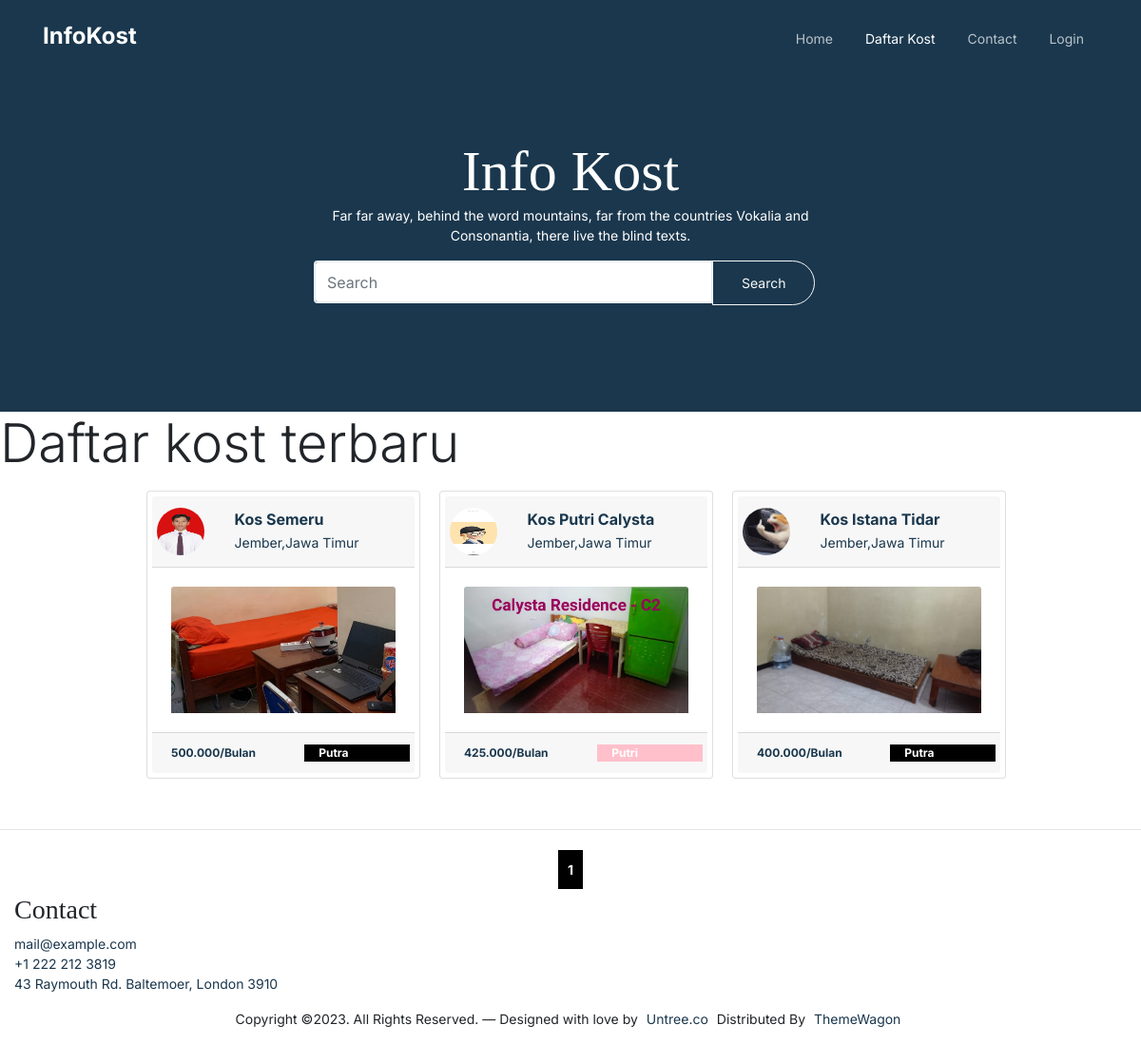
Page /daftarkos.php on the earlier database version.
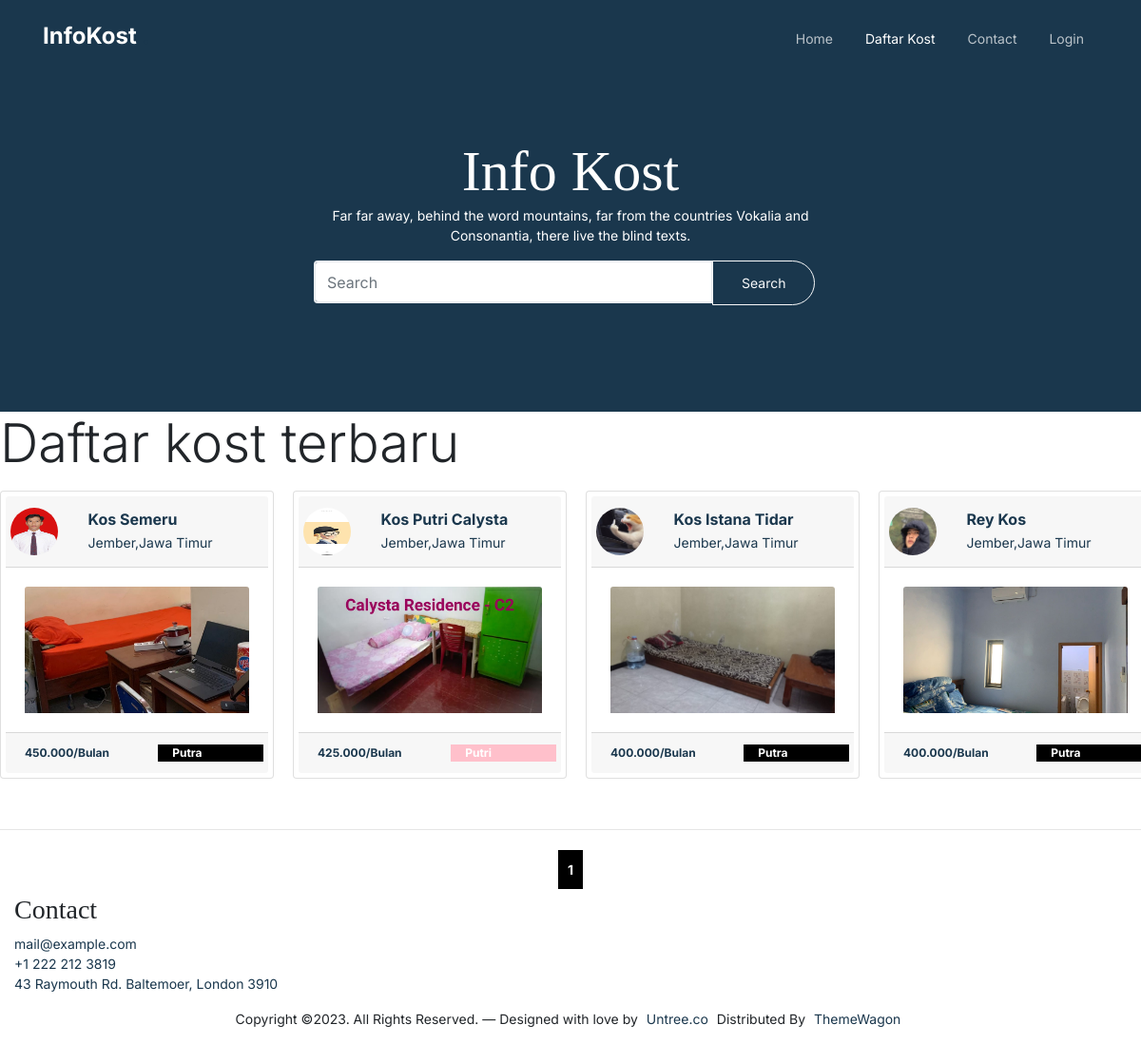
Same page on the later database version.
### tables this page shows
CREATE TABLE `kost` (
  `id_kost` int(11) NOT NULL,
  `nama_kost` varchar(255) NOT NULL,
  `tipe_kost` varchar(255) NOT NULL,
  `jenis_kost` varchar(255) NOT NULL,
  `jumlah_kamar` int(11) NOT NULL,
  `tanggal_tagih` date NOT NULL,
  `nama_pemilik` text NOT NULL,
  `nama_bank` text NOT NULL,
  `no_rekening` int(11) NOT NULL,
  `foto_bangunan_utama` varchar(255) NOT NULL,
  `foto_kamar` varchar(255) NOT NULL,
  `foto_kamar_mandi` varchar(255) NOT NULL,
  `foto_interior` varchar(255) NOT NULL,
  `provinsi` varchar(25) NOT NULL,
  `kota` varchar(25) NOT NULL,
  `kecamatan` varchar(25) NOT NULL,
  `kelurahan` varchar(25) NOT NULL,
  `alamat` varchar(255) NOT NULL,
  `harga_sewa` int(11) NOT NULL,
  `kontak` varchar(255) NOT NULL,
  `deskripsi` text NOT NULL,
  `id_pemilik` int(11) NOT NULL,
  `fasilitas_kost` text NOT NULL
);

CREATE TABLE `user` (
  `id` int(11) NOT NULL,
  `nama_lengkap` varchar(255) NOT NULL,
  `email` varchar(255) NOT NULL,
  `username` varchar(255) NOT NULL,
  `password` varchar(255) NOT NULL,
  `no_hp` varchar(255) NOT NULL,
  `foto_ktp` varchar(255) NOT NULL,
  `foto_profil` text NOT NULL,
  `roles` int(11) NOT NULL,
  `id_kost_saya` int(11) NOT NULL
);

### daftarkos.php (the view, shortened to what this page needs)
<?php
require('koneksi.php');
$jumlah_data_perhalaman = 8;
$jumlah_halaman = ceil($jumlah_data = mysqli_num_rows(mysqli_query($koneksi, "SELECT * FROM kost JOIN user ON kost.id_pemilik = user.id")) / $jumlah_data_perhalaman);
if (isset($_GET['halaman'])) {
  $halaman_aktif = $_GET['halaman'];
} else {
  $halaman_aktif = 1;
}
$awalData = ($jumlah_data_perhalaman * $halaman_aktif) - $jumlah_data_perhalaman;
$query = "SELECT * FROM kost  INNER JOIN user ON kost.id_pemilik = user.id LIMIT $awalData,$jumlah_data_perhalaman";
$data = mysqli_query($koneksi, $query);
function minfas($idkost, $tipe_kost)
{
  global $koneksi;
  $cost = mysqli_query($koneksi, "SELECT min(biaya_fasilitas) FROM kamar WHERE id_kost=$idkost");
  $p = mysqli_fetch_array($cost);
  if ($tipe_kost == "Bulan") {
    return $p['min(biaya_fasilitas)'];
  } else if ($tipe_kost == "Tahun") {
    return $p['min(biaya_fasilitas)'] * 12;
  }
}
?>
<!doctype html>
<html lang="en">
<head>
  <link rel="stylesheet" href="css/bootstrap.min.css">
  <link rel="stylesheet" href="css/owl.carousel.min.css">
  <link rel="stylesheet" href="css/owl.theme.default.min.css">
  <link rel="stylesheet" href="css/jquery.fancybox.min.css">
  <link rel="stylesheet" href="fonts/icomoon/style.css">
  <link rel="stylesheet" href="fonts/flaticon/font/flaticon.css">
  <link rel="stylesheet" href="css/daterangepicker.css">
  <link rel="stylesheet" href="css/aos.css">
  <link rel="stylesheet" href="css/style.css">
</head>
<body>
  <nav class="site-nav">
    <div class="container">
      <div class="site-navigation">
        <a href="index.html" class="logo m-0"> InfoKost <span class="text-primary">.</span></a>
        <ul class="js-clone-nav d-none d-lg-inline-block text-left site-menu float-right">
          <li><a href="index2.php">Home</a></li>
          <li class="active"><a href="daftarkos.php">Daftar Kost</a></li>
          <li><a href="contact.php">Contact</a></li>
          <li><a href="login.php">Login</a></li>
        </ul>
      </div>
    </div>
  </nav>
  <div class="hero hero-inner">
    <div class="container">
        <div class="row align-items-center">
            <div class="col-lg-6 mx-auto text-center">
                <div class="intro-wrap">
                    <h1 class="mb-0">Info Kost</h1>
                    <p class="text-white">Far far away, behind the word mountains, far from the countries Vokalia and Consonantia, there live the blind texts. </p>
                    <form class="form-inline mt-3" action="daftarkos.php" method="GET">
                      <div class="input-group">
                          <input class="form-control" type="search" placeholder="Search" aria-label="Search" style="width: 420px;" name="query">
                          <div class="input-group-append">
                              <button class="btn btn-outline-light" type="submit">Search</button>
                          </div>
                      </div>
                  </form>
                </div>
            </div>
        </div>
    </div>
  </div>
        <p class="display-4">Daftar kost terbaru</p>
      <div class="row">
      <div class="row kartu">
        <?php while ($d = mysqli_fetch_array($data)) {
        ?>
          <div class="card mx-1 ml-3 mb-3" style="width: 18rem;">
            <a href="kost/tampilan-kost.php?id_kost=<?php echo $d['id_kost'] ?>">
              <div class="card-header">
                <div class="row">
                  <div class="col-md-3">
                    <div class="row">
                      <img src="img/profil/<?php echo $d['foto_profil'] ?>" class="thumbnail img-responsive rounded-circle mr-3" height="50px" width="50px" alt="avatar">
                    </div>
                  </div>
                  <div class="col">
                    <div class="card-text">
                      <h6 class="card-title font-weight-bold mb-1"><?php echo $d['nama_kost'] ?></h6>
                      <p class="card-text"><?php echo $d['kota'] . ',' . $d['provinsi'] ?></p>
                    </div>
                  </div>
                </div>
              </div>
              <div class="card-body">
                <img height="" class="card-img-top" src="img/foto_kost/kamar/<?php echo $d['foto_kamar'] ?>" alt="Card image cap">
              </div>
              <div class="card-footer">
                <div class="row">
                  <div class="col-md-7" style="font-size:12px;font-weight:bold"><?php echo number_format($d['harga_sewa'] + minfas($d['id_kost'], $d['tipe_kost']), 0, ',', '.') . '/' . $d['tipe_kost'] ?></div>
                  <?php
                  if ($d['jenis_kost'] == "Putri") {
                  ?>
                    <div class="col" style="background-color:pink;font-size:12px;font-weight:bold;color:white"><?php echo $d['jenis_kost'] ?></div>
                  <?php
                  } else if ($d['jenis_kost'] == "Putra") {
                  ?>
                    <div class="col" style="background-color:black;font-size:12px;font-weight:bold;color:white"><?php echo $d['jenis_kost'] ?></div>
                  <?php
                  } else if ($d['jenis_kost'] == "Campuran") {
                  ?>
                    <div class="col" style="background-color:purple;font-size:12px;font-weight:bold;color:white"><?php echo $d['jenis_kost'] ?></div>
                  <?php } ?>
                </div>
              </div>
            </a>
          </div>
        <?php
      } ?>
      </div>
    </div>
    <br>
    <hr>
    <div class="row">
      <?php for ($i = 1; $i <= $jumlah_halaman; $i++) : ?>
        <?php if ($i == $halaman_aktif) : ?>
          <a style="font-weight: bold;background-color:black;padding:10px;color:white;" href="?halaman=<?php echo $i ?>"><?php echo $i ?></a>
        <?php else : ?>
          <a style="font-weight: bold;background-color:red;padding:10px;color:white" href="?halaman=<?php echo $i ?>"><?php echo $i ?></a>
        <?php endif; ?>
      <?php endfor; ?>
    </div>
            <div class="col-md-6 col-lg-4">
            <div class="widget">
              <h3 class="heading">Contact</h3>
              <ul class="list-unstyled quick-info links">
                <li class="email"><a href="#">mail@example.com</a></li>
                <li class="phone"><a href="#">+1 222 212 3819</a></li>
                <li class="address"><a href="#">43 Raymouth Rd. Baltemoer, London 3910</a></li>
              </ul>
            </div>
          </div>
    <div class="inner dark">
      <div class="container">
        <div class="row text-center">
          <div class="col-md-8 mb-3 mb-md-0 mx-auto">
            <p>Copyright &copy;. All Rights Reserved. &mdash; Designed with love by <a href="https://untree.co" class="link-highlight">Untree.co</a> Distributed By <a href="https://themewagon.com" target="_blank" >ThemeWagon</a>
            </p>
          </div>
        </div>
      </div>
    </div>
</body>
</html>

### css/style.css (style rules this page uses)
body { font-family: "Inter", sans-serif; line-height: 1.5; background: #ffffff; overflow-x: hidden; font-size: 14px; }
body:before { content: ""; position: fixed; top: 0; left: 0; z-index: 99; right: 0; bottom: 0; background: rgba(0, 0, 0, 0.2); opacity: 0; visibility: hidden; -webkit-transition: .3s all ease; -o-transition: .3s all ease; transition: .3s all ease; }
a { color: #1A374D; -webkit-transition: .3s all ease; -o-transition: .3s all ease; transition: .3s all ease; }
.text-primary { color: #1A374D !important; }
h1, .h1, h2, .h2, h3, .h3, h4, .h4 { font-family: "Source Serif Pro", serif; }
.btn { padding-top: 12px; padding-bottom: 12px; padding-left: 30px; padding-right: 30px; border-radius: 30px; font-size: 14px; }
.form-control, .custom-select { border: 2px solid #e9ecef; font-size: 16px; height: 45px; }
.logo { font-size: 24px; color: #ffffff; font-weight: 700; }
.site-nav { position: absolute; top: 0; z-index: 9; width: 100%; }
.site-nav { padding-top: 20px; padding-bottom: 20px; }
.site-nav .site-navigation .site-menu { margin-bottom: 0; }
.site-nav .site-navigation .site-menu>li { display: inline-block; }
.site-nav .site-navigation .site-menu>li>a { font-size: 14px; padding: 10px 15px; display: inline-block; text-decoration: none !important; color: rgba(255, 255, 255, 0.7); }
.site-nav .site-navigation .site-menu>li.active>a { color: #ffffff; }
.site-mobile-menu .site-nav-wrap { padding: 0; margin: 0; list-style: none; position: relative; }
.site-mobile-menu .site-nav-wrap a { padding: 5px 20px; display: block; position: relative; color: #000000; }
.site-mobile-menu .site-nav-wrap li { position: relative; display: block; }
.site-mobile-menu .site-nav-wrap li.active>a { color: #1A374D; }
.site-mobile-menu .site-nav-wrap>li { display: block; position: relative; float: left; width: 100%; }
.site-mobile-menu .site-nav-wrap>li>a { padding-left: 20px; font-size: 14px; }
.hero { padding: 7rem 0 10rem 0; background: #1A374D; margin-bottom: 100px; }
.hero.hero-inner { padding: 9rem 0 7rem 0; margin-bottom: auto; background: #1A374D; }
.hero h1 { color: #ffffff; font-size: 60px; }
.hero .intro-wrap { position: relative; z-index: 1; }

### daftarkos.php (style rules this page uses)
.row { display: flex; justify-content: center; align-items: center; flex-wrap: wrap; }

Differences in the rows shown:
changed kost "Kos Semeru": tipe_kost "500.000" → "450.000"
added kost: id_pemilik.foto_profil (picture), nama_kost "Rey Kos", kota "Jember", provinsi "Jawa Timur", foto_kamar (picture), tipe_kost "400.000", tipe_kost "Bulan", jenis_kost "Putra"
